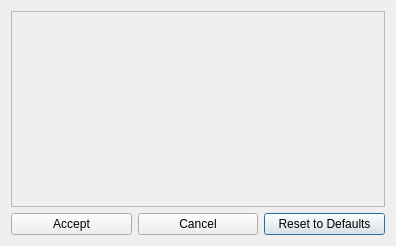
<?xml version="1.0" encoding="UTF-8"?>
<ui version="4.0">
 <class>BlankCosmeticPatchesDialog</class>
 <widget class="QDialog" name="BlankCosmeticPatchesDialog">
  <property name="geometry">
   <rect>
    <x>0</x>
    <y>0</y>
    <width>396</width>
    <height>246</height>
   </rect>
  </property>
  <property name="windowTitle">
   <string>Blank Game - Cosmetic Options</string>
  </property>
  <layout class="QGridLayout" name="gridLayout">
   <item row="2" column="2">
    <widget class="QPushButton" name="reset_button">
     <property name="text">
      <string>Reset to Defaults</string>
     </property>
    </widget>
   </item>
   <item row="2" column="0">
    <widget class="QPushButton" name="accept_button">
     <property name="text">
      <string>Accept</string>
     </property>
    </widget>
   </item>
   <item row="2" column="1">
    <widget class="QPushButton" name="cancel_button">
     <property name="text">
      <string>Cancel</string>
     </property>
    </widget>
   </item>
   <item row="1" column="0" colspan="3">
    <widget class="QScrollArea" name="scrollArea">
     <property name="widgetResizable">
      <bool>true</bool>
     </property>
     <widget class="QWidget" name="scroll_area_contents">
      <property name="geometry">
       <rect>
        <x>0</x>
        <y>0</y>
        <width>376</width>
        <height>195</height>
       </rect>
      </property>
      <layout class="QVBoxLayout" name="verticalLayout">
       <item>
        <spacer name="verticalSpacer">
         <property name="orientation">
          <enum>Qt::Vertical</enum>
         </property>
         <property name="sizeHint" stdset="0">
          <size>
           <width>20</width>
           <height>40</height>
          </size>
         </property>
        </spacer>
       </item>
      </layout>
     </widget>
    </widget>
   </item>
  </layout>
 </widget>
 <layoutdefault spacing="6" margin="11"/>
 <resources/>
 <connections/>
</ui>
